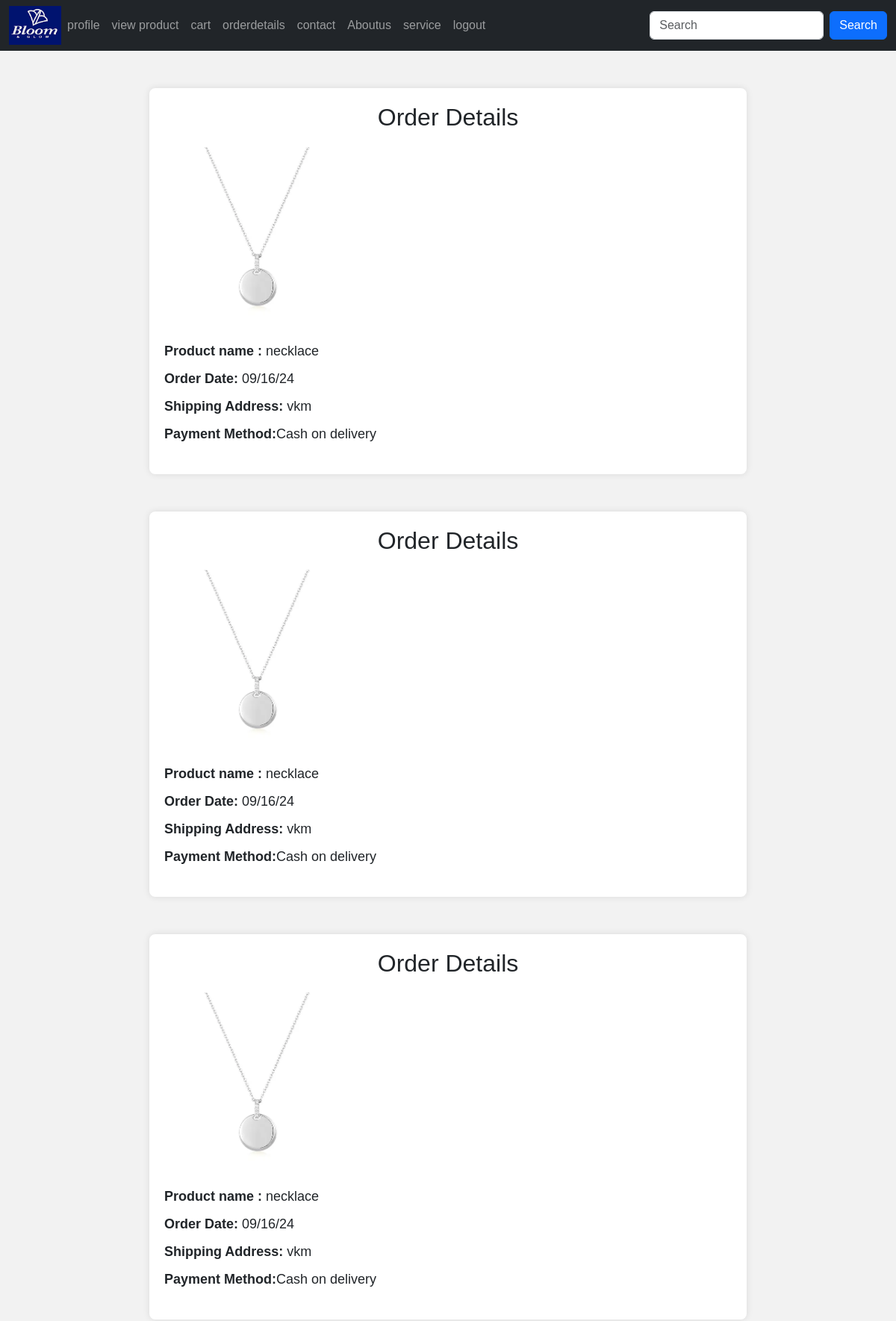
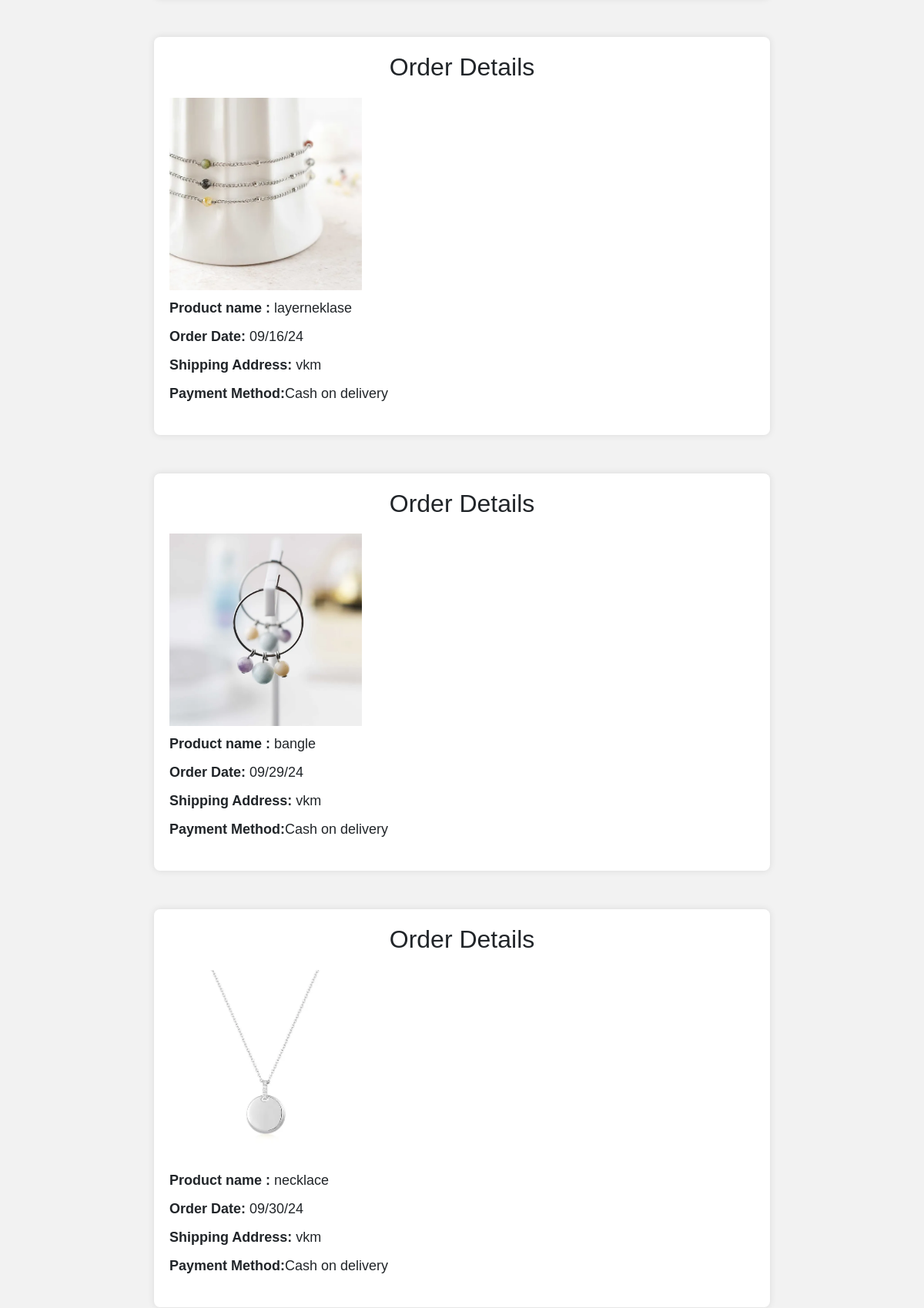
The app's page /orderdetails (signed in, upper part) with its own data (2 pictures, top to bottom).
### app/models.py (models this page shows, shortened)
class Buy(models.Model):
    product = models.ForeignKey(Product,on_delete=models.CASCADE)
    user = models.ForeignKey(Register,on_delete=models.CASCADE)
    date_of_buying = models.TextField()
    payment_status = models.BooleanField(default=False)
    quantity = models.IntegerField()
    price = models.IntegerField()
    del_boy=models.BooleanField(default=False)

class Product(models.Model):
    shop = models.ForeignKey(Shopreg,on_delete=models.CASCADE)
    name = models.TextField()
    discription = models.TextField()
    price = models.IntegerField()
    quantity = models.IntegerField()
    offerprice = models.IntegerField()
    image = models.FileField()

class Register(models.Model):
    Email = models.EmailField(unique=True)
    name = models.TextField()
    phonenumber = models.IntegerField()
    password = models.IntegerField()
    location= models.TextField()

### app/views.py (the view)
# urls.py: path('orderdetails',views.orderdetails),
def orderdetails(req):
    data=Buy.objects.filter(user=get_usr(req))
    return render(req,'orderdetails.html',{'data':data})

### app/views.py (called while the page is built)
def get_usr(req):
    data=Register.objects.get(Email=req.session['user'])
    return data

### template/orderdetails.html (shortened to what this page needs)
<!DOCTYPE html>
<html lang="en">
<head>
    <link href="https://cdn.jsdelivr.net/npm/bootstrap@5.3.3/dist/css/bootstrap.min.css" rel="stylesheet">
</head>
<body>
<nav class="navbar navbar-expand-sm navbar-dark bg-dark">
    <div class="container-fluid">
      <a href="../userhome" class="logo">
        <img src="static/download (1).png" alt="logo" width="70px">
      </a>
      <div class="collapse navbar-collapse" id="mynavbar">
        <ul class="navbar-nav me-auto">
          <li class="nav-item">
            <a class="nav-link" href="../profile">profile</a>
          </li>
          <li class="nav-item">
            <a class="nav-link" href="../userviewproduct">view product</a>
          </li>
          <li class="nav-item">
            <a class="nav-link" href="../user_view_cart">cart</a>
          </li>
          <li class="nav-item">
            <a class="nav-link" href="../orderdetails">orderdetails</a>
          </li>
          <li class="nav-item">
            <a class="nav-link" href="../contact">contact</a>
          </li>
        <li class="nav-item">
          <a class="nav-link" href="../aboutus">Aboutus</a>
        </li>
      <li class="nav-item">
        <a class="nav-link" href="../service">service</a>
      </li>
          <li class="nav-item">
            <a class="nav-link" href="../logout">logout</a>
          </li>
        </ul>
        <form class="d-flex">
          <input class="form-control me-2" type="text" placeholder="Search">
          <button class="btn btn-primary" type="button">Search</button>
        </form>
      </div>
    </div>
  </nav>
    {% for i in data %}
    <div class="order-container">
        <h2>Order Details</h2>
        <div class="order-details">
          <img src="{{i.product.image.url}}" alt="" style="width:250px">
            <p><strong>Product name :</strong> {{i.product.name}}</p>
            <p><strong>Order Date:</strong> {{i.date_of_buying}}</p>
            <p><strong>Shipping Address:</strong> {{i.user.location}}</p>
            <p><strong>Payment Method:</strong>Cash on delivery</p>
        </div>
    </div>
    {% endfor %}
</body>
</html>

### template/orderdetails.html (style rules this page uses)
body { font-family: Arial, sans-serif; margin: 0; padding: 0; background-color: #f2f2f2; }
.order-container { max-width: 800px; margin: 50px auto; background-color: #fff; padding: 20px; border-radius: 8px; box-shadow: 0 0 10px rgba(0, 0, 0, 0.1); }
.order-container h2 { text-align: center; margin-bottom: 20px; }
.order-details { margin-bottom: 20px; }
.order-details p { font-size: 18px; margin: 10px 0; }

### records on screen
Buy: product.image (picture), product.name "necklace", date_of_buying "09/16/24", user.location "vkm"
Buy: product.image (picture), product.name "necklace", date_of_buying "09/16/24", user.location "vkm"
Buy: product.image (picture), product.name "necklace", date_of_buying "09/16/24", user.location "vkm"
Buy: product.image (picture), product.name "layerneklase", date_of_buying "09/16/24", user.location "vkm"
Buy: product.image (picture), product.name "bangle", date_of_buying "09/29/24", user.location "vkm"
Buy: product.image (picture), product.name "necklace", date_of_buying "09/30/24", user.location "vkm"
